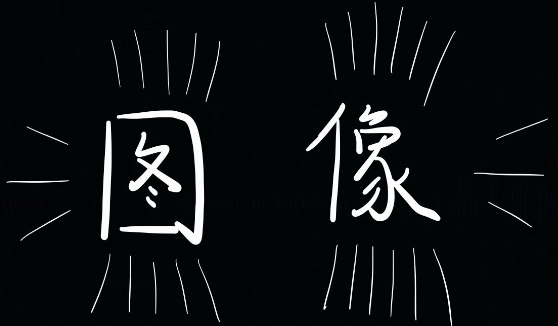
#> input picture OpenCV/pic.png, 558 x 326 px
$ python 5.py
#> lines starting #> are read from the running program, lines starting #| are printed output that depends on the picture; after the words box and inside, x2 and y2 are one past the last pixel; in counts of white or black regions, pixels touching at a corner belong together
import cv2
import numpy as np

def cv_show(name,img):
    cv2.imshow(name,img)
    cv2.waitKey(0)
    cv2.destroyAllWindows()

# [38 lines of commented-out code are left out]
img = cv2.imread('pic.png')
#> img is the input picture: shape (326, 558, 3); mean B, G, R 18.3, 17.2, 13.5
kernel = np.ones((5,5),np.uint8)
opening = cv2.morphologyEx(img,cv2.MORPH_OPEN,kernel)
res = np.hstack((img,opening))
cv_show('img',res)

#闭运算 先膨胀再腐蚀
img = cv2.imread('pic.png')
kernel = np.ones((5,5),np.uint8)
closeing = cv2.morphologyEx(img,cv2.MORPH_CLOSE,kernel)
res = np.hstack((img,closeing))
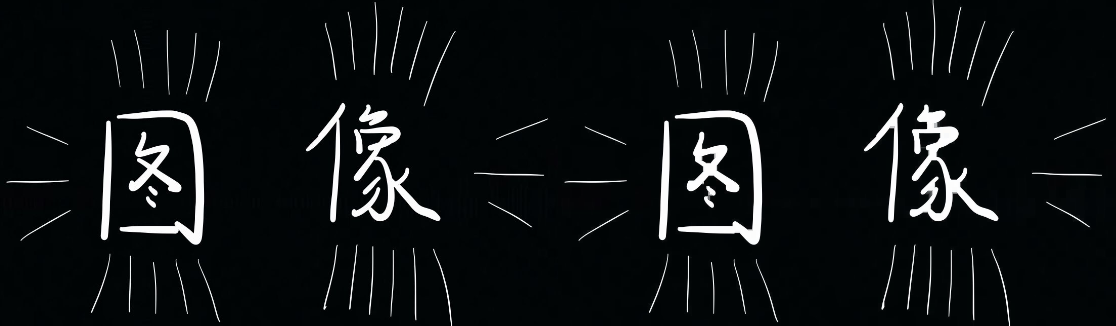
#> res: shape (326, 1116, 3); mean B, G, R 18.6, 17.5, 13.8
cv_show('img',res)

#梯度运算
pie = cv2.imread('pie.png')
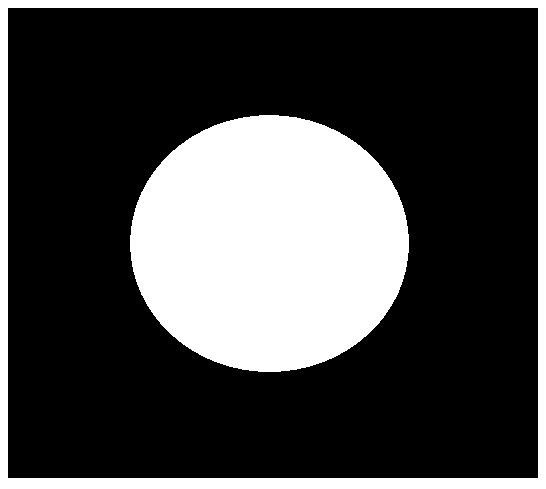
#> input picture OpenCV/pie.png, 546 x 489 px
#> pie is the input picture: shape (489, 546, 3); 27.8% white; 2 white regions, box (x1, y1, x2, y2) and area: (130, 115, 409, 372) 56244, (0, 0, 546, 489) 17894
kernel = np.ones((7,7),np.uint8)
erosion = cv2.erode(pie,kernel,iterations=5)
#> erosion: shape (489, 546, 3); 15.4% white; 1 white region, box (x1, y1, x2, y2) and area: (146, 131, 393, 356) 41105
dilate = cv2.dilate(pie,kernel,iterations=5)
#> dilate: shape (489, 546, 3); 45% white; 2 white regions, box (x1, y1, x2, y2) and area: (115, 100, 424, 387) 73224, (0, 0, 546, 489) 46994

res = np.hstack((erosion,dilate))
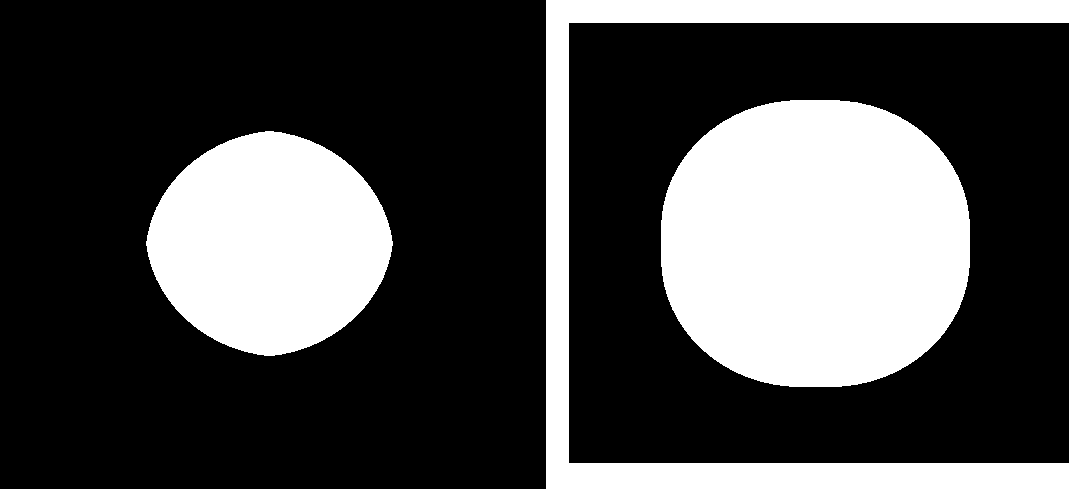
#> res: shape (489, 1092, 3); 30.2% white; 3 white regions, box (x1, y1, x2, y2) and area: (661, 100, 970, 387) 73224, (546, 0, 1092, 489) 46994, (146, 131, 393, 356) 41105
cv_show('res',res)

#梯度运算像用膨胀-腐蚀
gradient = cv2.morphologyEx(pie,cv2.MORPH_GRADIENT,kernel)
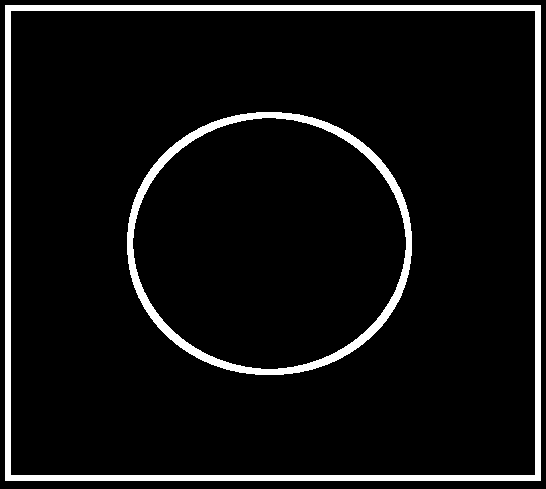
#> gradient: shape (489, 546, 3); 6.9% white; 2 white regions, box (x1, y1, x2, y2) and area: (5, 5, 541, 481) 12000, (127, 112, 412, 375) 6432
cv_show('img',gradient)
cv_show('img',dilate-erosion)
#> in cv_show (call 5), `cv2.imshow(name,img)`:
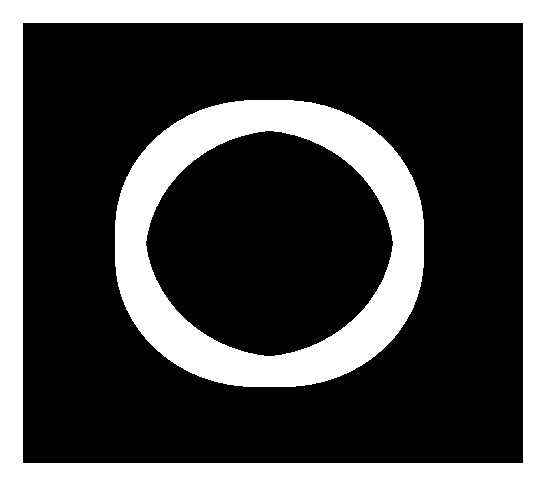
#> window 'img': shape (489, 546, 3); 29.6% white; 2 white regions, box (x1, y1, x2, y2) and area: (0, 0, 546, 489) 46994, (115, 100, 424, 387) 32119

# [9 lines of commented-out code are left out]
img = cv2.imread('dige.png')
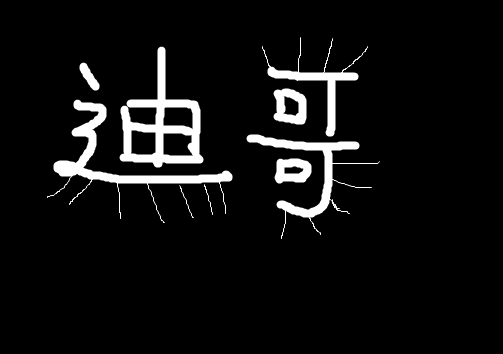
#> input picture OpenCV/dige.png, 503 x 354 px
#> img is the input picture: shape (354, 503, 3); min 0, max 255, mean 15.9
tophat = cv2.morphologyEx(img,cv2.MORPH_TOPHAT,kernel)
res = np.hstack((img,tophat))
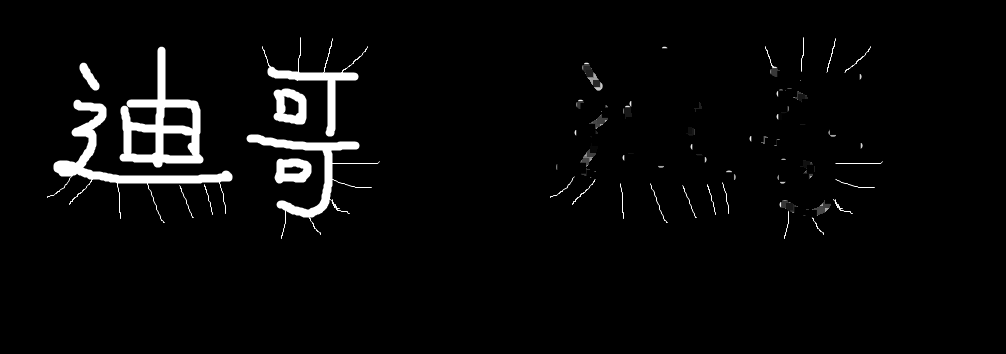
#> res: shape (354, 1006, 3); min 0, max 255, mean 8.7
cv_show('res',res)
#黑帽：闭运算-原始输入
img = cv2.imread('dige.png')
blackhat = cv2.morphologyEx(img,cv2.MORPH_BLACKHAT,kernel)

closeing = cv2.morphologyEx(img,cv2.MORPH_CLOSE,kernel)
#> closeing: shape (354, 503, 3)
blackhat_1 = img - closeing
res = np.hstack((img,blackhat))
cv_show('res',res)
